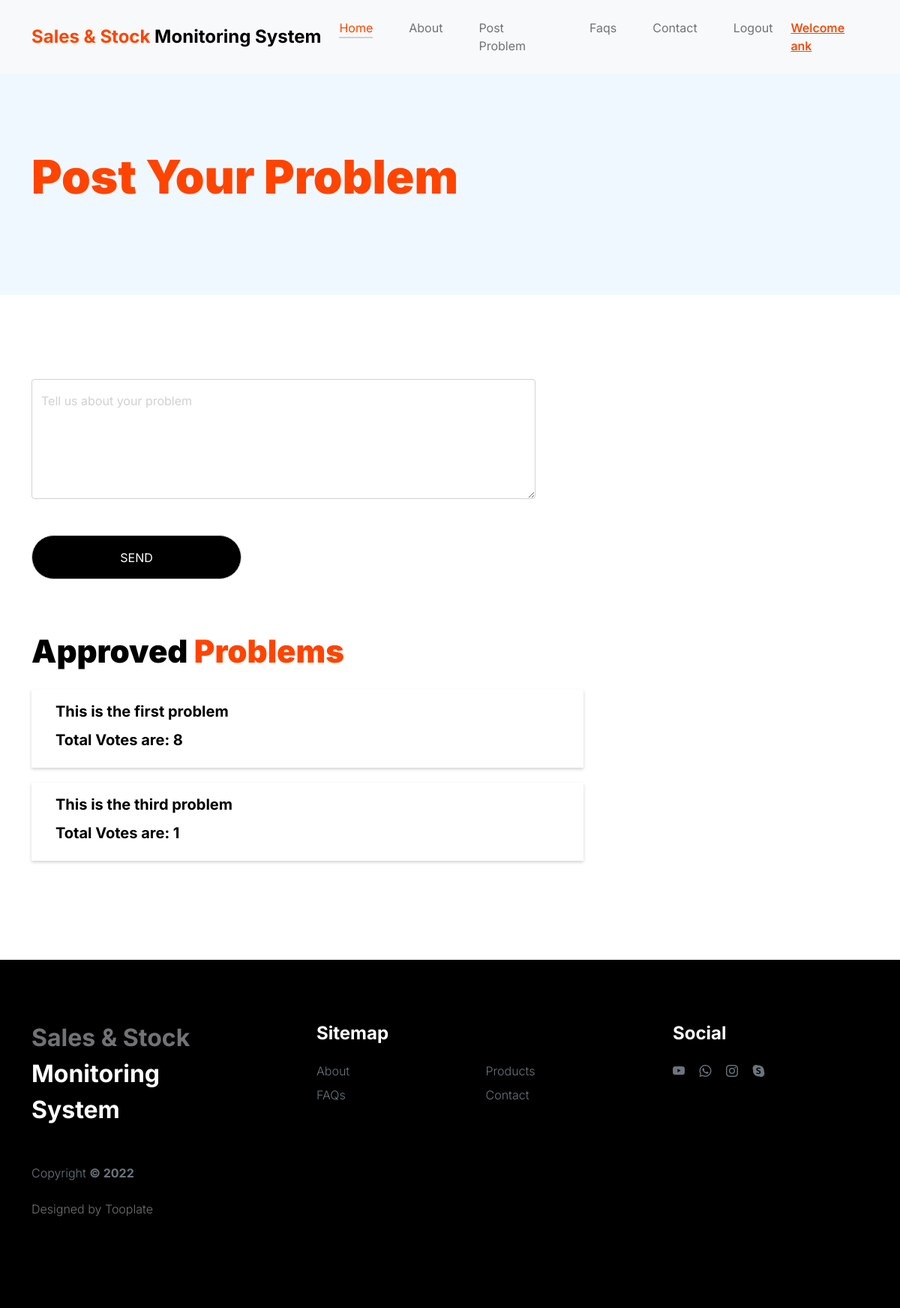
The app's page /problem/ (signed in), older data.
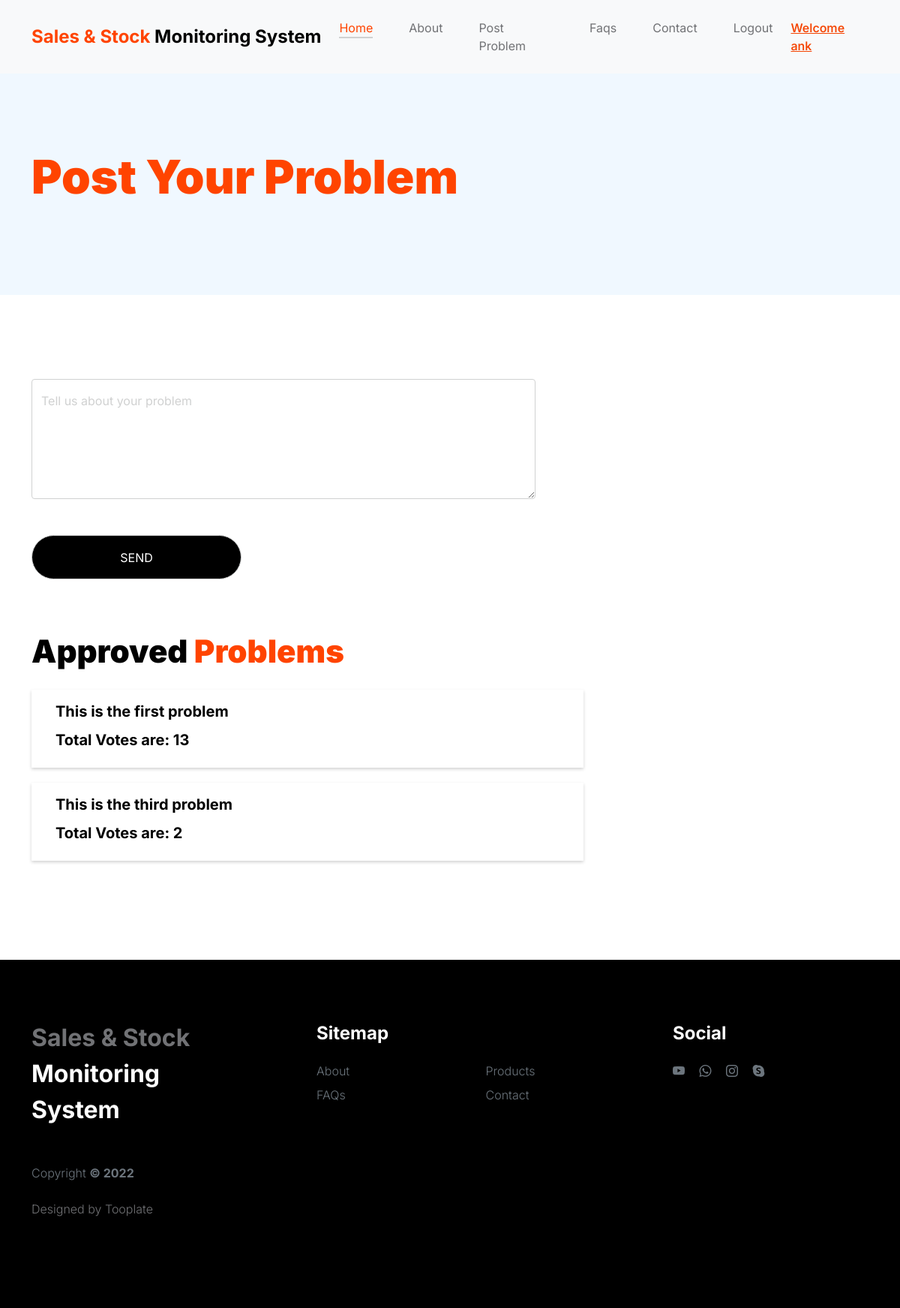
The same page, newer data.
### app1/models.py (models this page shows)
class Problems(models.Model):
    problem = models.CharField(max_length=30)
    isappoved = models.BooleanField(default=False, null=True)
    count = models.IntegerField(default=1)
    owner  = models.ForeignKey(signUp, on_delete=models.CASCADE, null=True, blank=True)
    def __str__(self):
        return str(self.problem)

### app1/views.py (the view, shortened to what this page needs)
# urls.py: path('problem/', views.problem, name='PROBLEM'),
def problem (request):
    if 'email' in request.session:
        name = signUp.objects.get(email = request.session['email'])
        probl = Problems.objects.filter(owner=name)
        print(probl)
        return render(request,'problem.html', {'name': name, 'probl': probl})
    return redirect('LOGIN1')

### app1/models.py (called while the page is built)
    def __str__(self):
        return self.name

### app1/templates/problem.html (shortened to what the changed rows need)
{% load static %}
<!doctype html>
<html lang="en">
<head>
    <link href=" {% static 'css/bootstrap.min.css' %} " rel="stylesheet">
    <link href=" {% static 'css/bootstrap-icons.css' %} " rel="stylesheet">
    <link rel="stylesheet" href=" {% static 'css/slick.css' %} " />
    <link href=" {% static 'css/tooplate-little-fashion.css' %} " rel="stylesheet">
</head>
<body>
    <main>
        <header class="site-header section-padding d-flex justify-content-center align-items-center">
            <div class="container">
                <div class="row">
                    <div class="col-lg-10 col-12">
                        <h1>
                            <span class="d-block text-primary">Post Your Problem</span>
                        </h1>
                    </div>
                </div>
            </div>
        </header>
        <section class="faq section-padding">
            <div class="container">
                <div class="row">
                    {% if probl %}
                    <div class="col-lg-8 col-12">
                        <h2 class="mt-5">Approved <span>Problems</span></h2>
                        {% for i in probl %}
                        {% if i.isappoved == True %}
                        <div class="data"
                        style="box-shadow: rgba(0, 0, 0, 0.18) 0px 2px 4px;
                        margin: 20px 0px;
                        padding: 14px 32px;
                        align-items: center;
                        ">
                            <h6>
                                {{i.problem}}
                            </h6>
                            <h6>
                                Total Votes are: {{i.count}}
                            </h6>
                        </div>
                        {% endif %}
                        {% endfor %}
                    </div>
                    {% endif %}
                </div>
            </div>
        </section>
    </main>
</body>
</html>

Row changes from the older to the newer data that the page shows:
changed Problems "This is the first problem": count "8" → "13"
changed Problems "This is the third problem": count "1" → "2"
